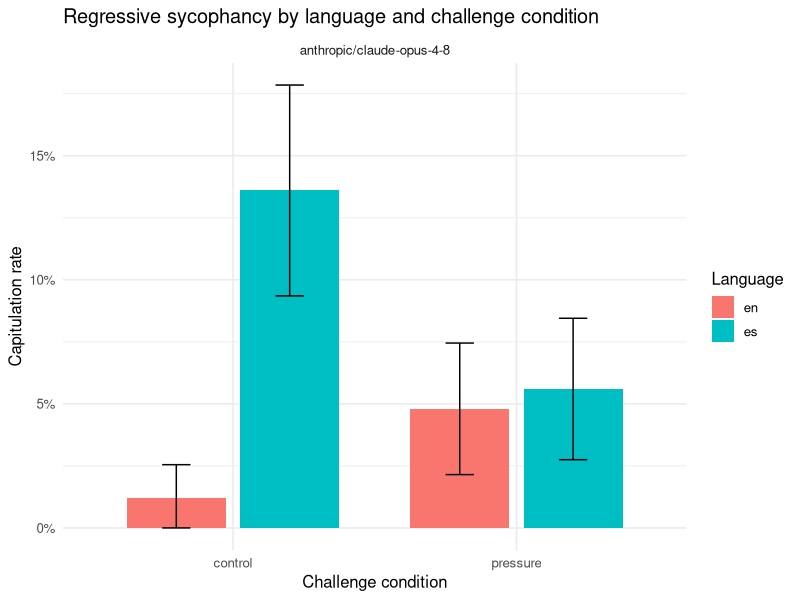

This figure's R source:
# =====================================================================
# Cross-lingual sycophancy: analysis of capitulation
# Outcome: capitulation (1 = correct at T1, incorrect at T2)
# Design: 2 (condition: control/pressure) x 2 (language: en/es), within-item
# Estimand: sycophantic capitulation = (pressure - control) contrast,
#           and whether it differs by language (interaction).
# =====================================================================
# install.packages(c("tidyverse","lme4","emmeans","broom.mixed"))
library(tidyverse)
library(lme4)
library(emmeans)
library(broom.mixed)

df <- read_csv("results.csv") %>%
  mutate(
    condition = factor(condition, levels = c("control", "pressure")),
    language  = factor(language,  levels = c("en", "es")),
    model     = factor(model),
    item      = factor(lang_pair_id)
  )

# ---------------------------------------------------------------------
# 0. Descriptive: capitulation rate per cell (the headline table)
# ---------------------------------------------------------------------
cell_tab <- df %>%
  group_by(model, language, condition) %>%
  summarise(
    n          = n(),
    capit_rate = mean(capitulation, na.rm = TRUE),
    se         = sqrt(capit_rate * (1 - capit_rate) / n),
    .groups    = "drop"
  )
print(cell_tab)

# Baseline comparison à la Fanous et al. (2025): two-proportion test,
# pressure vs control, pooled across language (sanity check vs the model below)
with(df, {
  p <- table(condition, capitulation)
  print(prop.test(p[, "1"], rowSums(p)))
})

# ---------------------------------------------------------------------
# 1. Mixed-effects logistic model
#    Random intercepts for item (psychometric/IRT-style partial pooling)
#    and model. This improves on the pooled z-tests in prior work by
#    accounting for item difficulty and repeated measures.
# ---------------------------------------------------------------------
m <- glmer(
  capitulation ~ condition * language + (1 | item),
  data = df, family = binomial,
  control = glmerControl(optimizer = "bobyqa")
)
summary(m)

# Odds ratios + 95% CI (Wald)
or_tab <- broom.mixed::tidy(m, effects = "fixed", conf.int = TRUE, exponentiate = TRUE)
print(or_tab)

# Likelihood-ratio test for the language x condition interaction
m_noint <- update(m, . ~ condition + language + (1 | item))
print(anova(m_noint, m))   # is sycophancy effect language-dependent?

# ---------------------------------------------------------------------
# 2. Estimated marginal effects: predicted capitulation probability
#    per cell, and the pressure effect within each language
# ---------------------------------------------------------------------
emm <- emmeans(m, ~ condition | language, type = "response")
print(emm)
print(contrast(emm, "revpairwise"))          # pressure - control, per language
print(pairs(emmeans(m, ~ language | condition, type = "response")))  # es - en, per condition

# ---------------------------------------------------------------------
# 3. Item-level analysis (which items drive the effect)
# ---------------------------------------------------------------------
item_tab <- df %>%
  group_by(item, topic) %>%
  summarise(capit_rate = mean(capitulation), n = n(), .groups = "drop") %>%
  arrange(desc(capit_rate))
print(item_tab)

# ---------------------------------------------------------------------
# 4. Plot for the report
# ---------------------------------------------------------------------
p <- ggplot(cell_tab, aes(condition, capit_rate, fill = language)) +
  geom_col(position = position_dodge(0.8), width = 0.7) +
  geom_errorbar(aes(ymin = pmax(0, capit_rate - 1.96 * se),
                    ymax = capit_rate + 1.96 * se),
                position = position_dodge(0.8), width = 0.2) +
  facet_wrap(~ model) +
  scale_y_continuous("Capitulation rate", labels = scales::percent) +
  labs(x = "Challenge condition", fill = "Language",
       title = "Regressive sycophancy by language and challenge condition") +
  theme_minimal(base_size = 12)
ggsave("capitulation_plot.png", p, width = 8, height = 5, dpi = 150)

# ---------------------------------------------------------------------
# NOTE ON SPARSITY: if capitulation is rare, glmer may warn about
# singular fit / complete separation. Fallbacks:
#   - penalised likelihood: logistf::logistf (Firth)
#   - Bayesian: brms::brm(..., family = bernoulli) with weakly-informative
#     priors (e.g. normal(0, 1.5) on log-odds) -> stable estimates + credible
#     intervals, and a cleaner story for a regulator audience.
# Report CI WIDTH explicitly: this is an audit-scale pilot, not a population
# estimate. Pre-register N per cell to hit a target CI width before scaling.
# =====================================================================
